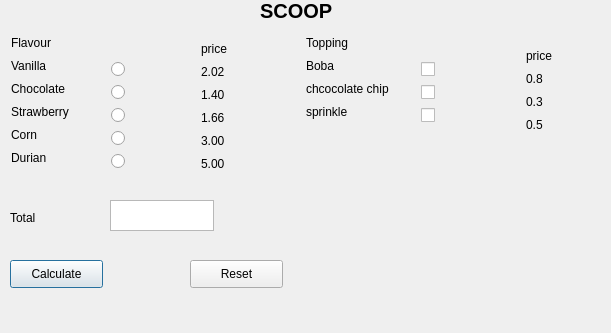
<?xml version="1.0" encoding="UTF-8"?>
<ui version="4.0">
 <class>Dialog</class>
 <widget class="QDialog" name="Dialog">
  <property name="geometry">
   <rect>
    <x>0</x>
    <y>0</y>
    <width>611</width>
    <height>333</height>
   </rect>
  </property>
  <property name="windowTitle">
   <string>Dialog</string>
  </property>
  <widget class="QLabel" name="projecttitle">
   <property name="geometry">
    <rect>
     <x>260</x>
     <y>0</y>
     <width>91</width>
     <height>21</height>
    </rect>
   </property>
   <property name="font">
    <font>
     <pointsize>15</pointsize>
     <weight>75</weight>
     <bold>true</bold>
    </font>
   </property>
   <property name="text">
    <string>SCOOP</string>
   </property>
  </widget>
  <widget class="QRadioButton" name="durian">
   <property name="geometry">
    <rect>
     <x>111</x>
     <y>153</y>
     <width>16</width>
     <height>16</height>
    </rect>
   </property>
   <property name="text">
    <string/>
   </property>
  </widget>
  <widget class="QRadioButton" name="choc">
   <property name="geometry">
    <rect>
     <x>111</x>
     <y>84</y>
     <width>16</width>
     <height>16</height>
    </rect>
   </property>
   <property name="text">
    <string/>
   </property>
  </widget>
  <widget class="QRadioButton" name="Straw">
   <property name="geometry">
    <rect>
     <x>111</x>
     <y>107</y>
     <width>16</width>
     <height>16</height>
    </rect>
   </property>
   <property name="text">
    <string/>
   </property>
  </widget>
  <widget class="QCheckBox" name="boba">
   <property name="geometry">
    <rect>
     <x>421</x>
     <y>61</y>
     <width>16</width>
     <height>16</height>
    </rect>
   </property>
   <property name="text">
    <string/>
   </property>
  </widget>
  <widget class="QLabel" name="vannill_lbl">
   <property name="geometry">
    <rect>
     <x>11</x>
     <y>58</y>
     <width>38</width>
     <height>16</height>
    </rect>
   </property>
   <property name="text">
    <string>Vanilla</string>
   </property>
  </widget>
  <widget class="QLabel" name="choc_lbl">
   <property name="geometry">
    <rect>
     <x>11</x>
     <y>81</y>
     <width>56</width>
     <height>16</height>
    </rect>
   </property>
   <property name="text">
    <string>Chocolate</string>
   </property>
  </widget>
  <widget class="QLabel" name="strawlbl">
   <property name="geometry">
    <rect>
     <x>11</x>
     <y>104</y>
     <width>64</width>
     <height>16</height>
    </rect>
   </property>
   <property name="text">
    <string>Strawberry</string>
   </property>
  </widget>
  <widget class="QLabel" name="flava_lbl">
   <property name="geometry">
    <rect>
     <x>11</x>
     <y>35</y>
     <width>42</width>
     <height>16</height>
    </rect>
   </property>
   <property name="text">
    <string>Flavour</string>
   </property>
  </widget>
  <widget class="QLabel" name="sprinkle_lbl">
   <property name="geometry">
    <rect>
     <x>306</x>
     <y>104</y>
     <width>44</width>
     <height>16</height>
    </rect>
   </property>
   <property name="text">
    <string>sprinkle</string>
   </property>
  </widget>
  <widget class="QLabel" name="chiplbl">
   <property name="geometry">
    <rect>
     <x>306</x>
     <y>81</y>
     <width>87</width>
     <height>16</height>
    </rect>
   </property>
   <property name="text">
    <string>chcocolate chip</string>
   </property>
  </widget>
  <widget class="QLabel" name="boba_lbl">
   <property name="geometry">
    <rect>
     <x>306</x>
     <y>58</y>
     <width>28</width>
     <height>16</height>
    </rect>
   </property>
   <property name="text">
    <string>Boba</string>
   </property>
  </widget>
  <widget class="QLabel" name="topping_lbl">
   <property name="geometry">
    <rect>
     <x>306</x>
     <y>35</y>
     <width>46</width>
     <height>16</height>
    </rect>
   </property>
   <property name="text">
    <string>Topping</string>
   </property>
  </widget>
  <widget class="QCheckBox" name="cchip">
   <property name="geometry">
    <rect>
     <x>421</x>
     <y>84</y>
     <width>16</width>
     <height>16</height>
    </rect>
   </property>
   <property name="text">
    <string/>
   </property>
  </widget>
  <widget class="QCheckBox" name="sprink">
   <property name="geometry">
    <rect>
     <x>421</x>
     <y>107</y>
     <width>16</width>
     <height>16</height>
    </rect>
   </property>
   <property name="text">
    <string/>
   </property>
  </widget>
  <widget class="QLabel" name="total_lbl">
   <property name="geometry">
    <rect>
     <x>10</x>
     <y>210</y>
     <width>61</width>
     <height>16</height>
    </rect>
   </property>
   <property name="text">
    <string>Total</string>
   </property>
  </widget>
  <widget class="QPushButton" name="calculateButton">
   <property name="geometry">
    <rect>
     <x>10</x>
     <y>260</y>
     <width>93</width>
     <height>28</height>
    </rect>
   </property>
   <property name="text">
    <string>Calculate</string>
   </property>
  </widget>
  <widget class="QPushButton" name="resetButton">
   <property name="geometry">
    <rect>
     <x>190</x>
     <y>260</y>
     <width>93</width>
     <height>28</height>
    </rect>
   </property>
   <property name="text">
    <string>Reset</string>
   </property>
  </widget>
  <widget class="QLabel" name="Price_Lbl">
   <property name="geometry">
    <rect>
     <x>201</x>
     <y>41</y>
     <width>28</width>
     <height>16</height>
    </rect>
   </property>
   <property name="text">
    <string>price</string>
   </property>
  </widget>
  <widget class="QLabel" name="Price_Lbl2">
   <property name="geometry">
    <rect>
     <x>526</x>
     <y>48</y>
     <width>28</width>
     <height>16</height>
    </rect>
   </property>
   <property name="text">
    <string>price</string>
   </property>
  </widget>
  <widget class="QLabel" name="hargaVanilla">
   <property name="geometry">
    <rect>
     <x>201</x>
     <y>64</y>
     <width>25</width>
     <height>16</height>
    </rect>
   </property>
   <property name="text">
    <string>2.02</string>
   </property>
  </widget>
  <widget class="QLabel" name="hargaStrawberry">
   <property name="geometry">
    <rect>
     <x>201</x>
     <y>110</y>
     <width>25</width>
     <height>16</height>
    </rect>
   </property>
   <property name="text">
    <string>1.66</string>
   </property>
  </widget>
  <widget class="QLabel" name="hargaChocolate">
   <property name="geometry">
    <rect>
     <x>201</x>
     <y>87</y>
     <width>25</width>
     <height>16</height>
    </rect>
   </property>
   <property name="text">
    <string>1.40</string>
   </property>
  </widget>
  <widget class="QLabel" name="hargasprinkle">
   <property name="geometry">
    <rect>
     <x>526</x>
     <y>117</y>
     <width>18</width>
     <height>16</height>
    </rect>
   </property>
   <property name="text">
    <string>0.5</string>
   </property>
  </widget>
  <widget class="QLabel" name="hargaBoba">
   <property name="geometry">
    <rect>
     <x>526</x>
     <y>71</y>
     <width>18</width>
     <height>16</height>
    </rect>
   </property>
   <property name="text">
    <string>0.8</string>
   </property>
  </widget>
  <widget class="QLabel" name="hargaChocChip">
   <property name="geometry">
    <rect>
     <x>526</x>
     <y>94</y>
     <width>18</width>
     <height>16</height>
    </rect>
   </property>
   <property name="text">
    <string>0.3</string>
   </property>
  </widget>
  <widget class="QTextEdit" name="total_textBox">
   <property name="geometry">
    <rect>
     <x>110</x>
     <y>200</y>
     <width>104</width>
     <height>31</height>
    </rect>
   </property>
  </widget>
  <widget class="QLabel" name="durian_lbl">
   <property name="geometry">
    <rect>
     <x>11</x>
     <y>150</y>
     <width>37</width>
     <height>16</height>
    </rect>
   </property>
   <property name="text">
    <string>Durian</string>
   </property>
  </widget>
  <widget class="QLabel" name="cornlbl">
   <property name="geometry">
    <rect>
     <x>11</x>
     <y>127</y>
     <width>27</width>
     <height>16</height>
    </rect>
   </property>
   <property name="text">
    <string>Corn</string>
   </property>
  </widget>
  <widget class="QRadioButton" name="vanila">
   <property name="geometry">
    <rect>
     <x>111</x>
     <y>61</y>
     <width>16</width>
     <height>16</height>
    </rect>
   </property>
   <property name="text">
    <string/>
   </property>
  </widget>
  <widget class="QRadioButton" name="corn">
   <property name="geometry">
    <rect>
     <x>111</x>
     <y>130</y>
     <width>16</width>
     <height>16</height>
    </rect>
   </property>
   <property name="text">
    <string/>
   </property>
  </widget>
  <widget class="QLabel" name="hargaDurian">
   <property name="geometry">
    <rect>
     <x>201</x>
     <y>156</y>
     <width>25</width>
     <height>16</height>
    </rect>
   </property>
   <property name="text">
    <string>5.00</string>
   </property>
  </widget>
  <widget class="QLabel" name="hargaCorn">
   <property name="geometry">
    <rect>
     <x>201</x>
     <y>133</y>
     <width>25</width>
     <height>16</height>
    </rect>
   </property>
   <property name="text">
    <string>3.00</string>
   </property>
  </widget>
 </widget>
 <resources/>
 <connections/>
</ui>
